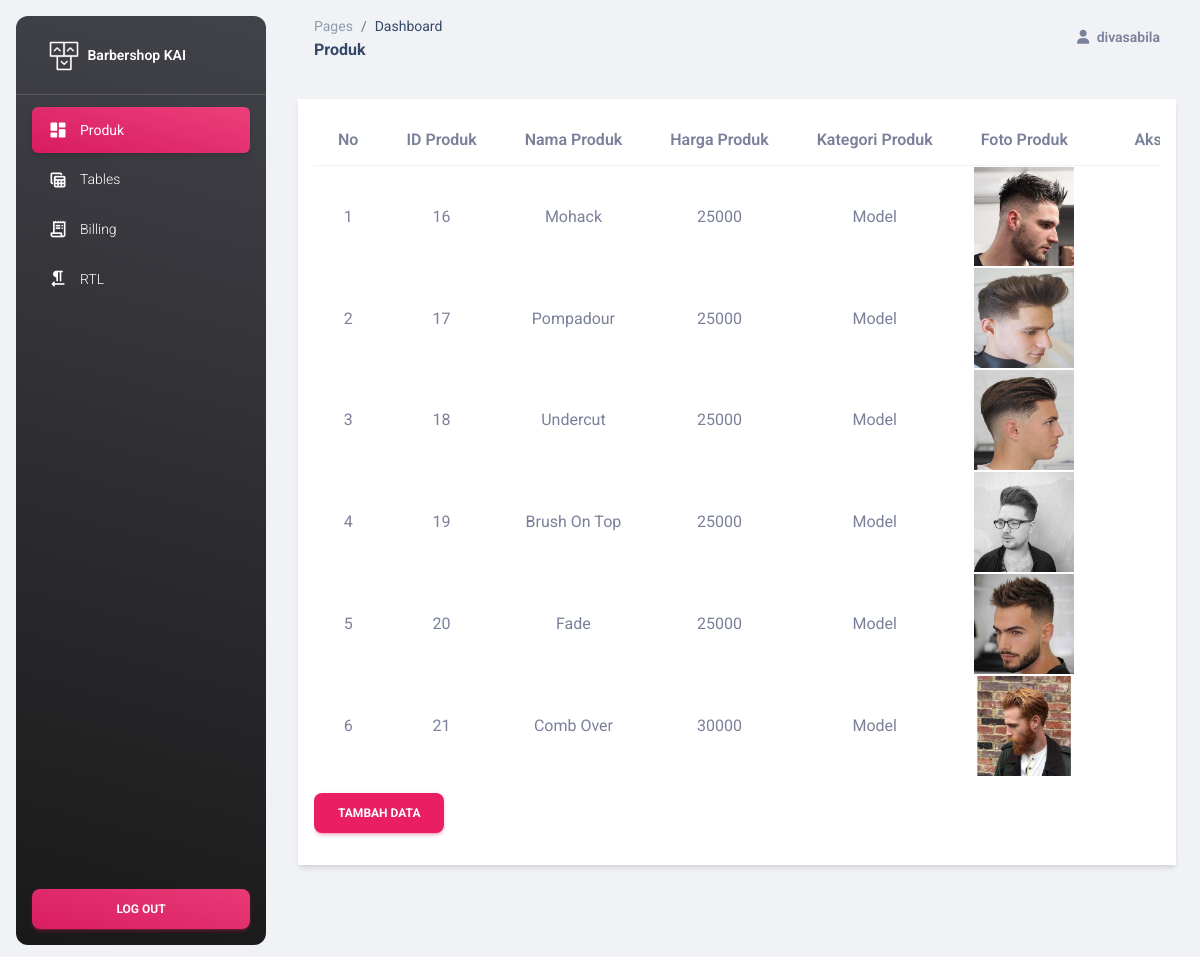
The page /admin/index.php (signed in) on the database its author committed.
### tables this page shows
CREATE TABLE `produk` (
  `Id_Produk` int(255) NOT NULL,
  `Nama_Produk` varchar(255) NOT NULL,
  `Harga_Produk` int(255) NOT NULL,
  `Kategori_Produk` varchar(255) NOT NULL,
  `Foto_Produk` varchar(255) NOT NULL
);

### admin/index.php (the view, shortened to what this page needs)
<!DOCTYPE html>
<html lang="en">
<head>
    <link href="./assets/css/nucleo-icons.css" rel="stylesheet" />
    <link href="./assets/css/nucleo-svg.css" rel="stylesheet" />
    <link id="pagestyle" href="./assets/css/material-dashboard.css?v=3.0.0" rel="stylesheet" />
</head>
<?php
require '../koneksi.php';
?>
<body class="g-sidenav-show  bg-gray-200">
    <aside class="sidenav navbar navbar-vertical navbar-expand-xs border-0 border-radius-xl my-3 fixed-start ms-3   bg-gradient-dark" id="sidenav-main">
        <div class="sidenav-header">
            <a class="navbar-brand m-0" href=" https://demos.creative-tim.com/material-dashboard/pages/dashboard " target="_blank">
                <img src="./assets/img/logo-ct.png" class="navbar-brand-img h-100" alt="main_logo">
                <span class="ms-1 font-weight-bold text-white">Barbershop KAI</span>
            </a>
        </div>
        <hr class="horizontal light mt-0 mb-2">
        <div class="collapse navbar-collapse  w-auto  max-height-vh-100" id="sidenav-collapse-main">
            <ul class="navbar-nav">
                <li class="nav-item">
                    <a class="nav-link text-white active bg-gradient-primary" href="./pages/dashboard.html">
                        <div class="text-white text-center me-2 d-flex align-items-center justify-content-center">
                            <i class="material-icons opacity-10">dashboard</i>
                        </div>
                        <span class="nav-link-text ms-1">Produk</span>
                    </a>
                </li>
                <li class="nav-item">
                    <a class="nav-link text-white " href="./pages/tables.html">
                        <div class="text-white text-center me-2 d-flex align-items-center justify-content-center">
                            <i class="material-icons opacity-10">table_view</i>
                        </div>
                        <span class="nav-link-text ms-1">Tables</span>
                    </a>
                </li>
                <li class="nav-item">
                    <a class="nav-link text-white " href="./pages/billing.html">
                        <div class="text-white text-center me-2 d-flex align-items-center justify-content-center">
                            <i class="material-icons opacity-10">receipt_long</i>
                        </div>
                        <span class="nav-link-text ms-1">Billing</span>
                    </a>
                </li>
                <li class="nav-item">
                    <a class="nav-link text-white " href="./pages/rtl.html">
                        <div class="text-white text-center me-2 d-flex align-items-center justify-content-center">
                            <i class="material-icons opacity-10">format_textdirection_r_to_l</i>
                        </div>
                        <span class="nav-link-text ms-1">RTL</span>
                    </a>
                </li>
            </ul>
        </div>
        <div class="sidenav-footer position-absolute w-100 bottom-0 ">
            <div class="mx-3">
                <a class="btn bg-gradient-primary mt-4 w-100" href="logout.php" type="button">Log Out</a>
            </div>
        </div>
    </aside>
    <main class="main-content position-relative max-height-vh-100 h-100 border-radius-lg ">
        <nav class="navbar navbar-main navbar-expand-lg px-0 mx-4 shadow-none border-radius-xl" id="navbarBlur" navbar-scroll="true">
            <div class="container-fluid py-1 px-3">
                <nav aria-label="breadcrumb">
                    <ol class="breadcrumb bg-transparent mb-0 pb-0 pt-1 px-0 me-sm-6 me-5">
                        <li class="breadcrumb-item text-sm"><a class="opacity-5 text-dark" href="javascript:;">Pages</a></li>
                        <li class="breadcrumb-item text-sm text-dark active" aria-current="page">Dashboard</li>
                    </ol>
                    <h6 class="font-weight-bolder mb-0">Produk</h6>
                </nav>
                <ul class="navbar-nav  justify-content-end">
                    <li class="nav-item d-flex align-items-center">
                        <a href="javascript:;" class="nav-link text-body font-weight-bold px-0">
                            <i class="fa fa-user me-sm-1"></i>
                            <span class="d-sm-inline d-none"><?php echo $_SESSION['username']; ?></span>
                        </a>
                    </li>
                </ul>
            </div>
        </nav>
        <div class="container-fluid py-4">
            <div class="row">
                <div class="col mb-4">
                    <div class="main-content-inner">
                        <div class="container shadow p-3 mb-5 bg-body">
                            <div class="table-responsive">
                                <table class="table table-striped table-bordered border-primary table-hover" id="dataTables-example">
                                    <thead class="thead-dark text-center">
                                        <tr>
                                            <th>No</th>
                                            <th>ID Produk</th>
                                            <th>Nama Produk</th>
                                            <th>Harga Produk</th>
                                            <th>Kategori Produk</th>
                                            <th>Foto Produk</th>
                                            <th>Aksi</th>
                                        </tr>
                                    </thead>
                                    <tbody>
                                        <?php
                                        $sql = mysqli_query($koneksi, "SELECT * FROM produk");
                                        if (mysqli_num_rows($sql) > 0) {
                                            $no = 1;
                                            while ($data = mysqli_fetch_assoc($sql)) {
                                                echo '
						<tr>
                            <td>' . $no . '</td>
							<td>' . $data['Id_Produk'] . '</td>
							<td>' . $data['Nama_Produk'] . '</td>
                            <td>' . $data['Harga_Produk'] . '</td>
                            <td>' . $data['Kategori_Produk'] . '</td>
                            <td><img src="../upload/' . $data['Foto_Produk'] . '" width=75%; /></td>
                            <td>
                            <a href="admin-edit.php?Id_Produk=' . $data['Id_Produk'] . '" class="badge badge-warning">Edit</a>
                            <a href="admin-delete.php?Id_Produk=' . $data['Id_Produk'] . '" class="badge badge-danger" onclick="return confirm(\'Yakin ingin menghapus data ini?\')">Delete</a>
                            </td>
						</tr>
						';
                                                $no++;
                                            }
                                        } else {
                                            echo '
					<tr>
						<td colspan="7">Tidak ada data.</td>
					</tr>
					';
                                        }
                                        ?>
                                </table>
                                <button class="btn btn-primary" onclick="location.href='admin-tambah.php'">Tambah Data</button>
                            </div>
                        </div>
                    </div>
                </div>
            </div>
        </div>
</body>
</html>

### rows shown on the page
produk: Id_Produk "16", Nama_Produk "Mohack", Harga_Produk "25000", Kategori_Produk "Model", Foto_Produk (picture)
produk: Id_Produk "17", Nama_Produk "Pompadour", Harga_Produk "25000", Kategori_Produk "Model", Foto_Produk (picture)
produk: Id_Produk "18", Nama_Produk "Undercut", Harga_Produk "25000", Kategori_Produk "Model", Foto_Produk (picture)
produk: Id_Produk "19", Nama_Produk "Brush On Top", Harga_Produk "25000", Kategori_Produk "Model", Foto_Produk (picture)
produk: Id_Produk "20", Nama_Produk "Fade", Harga_Produk "25000", Kategori_Produk "Model", Foto_Produk (picture)
produk: Id_Produk "21", Nama_Produk "Comb Over", Harga_Produk "30000", Kategori_Produk "Model", Foto_Produk (picture)

### other values the page prints
$_SESSION['username'] "divasabila"
